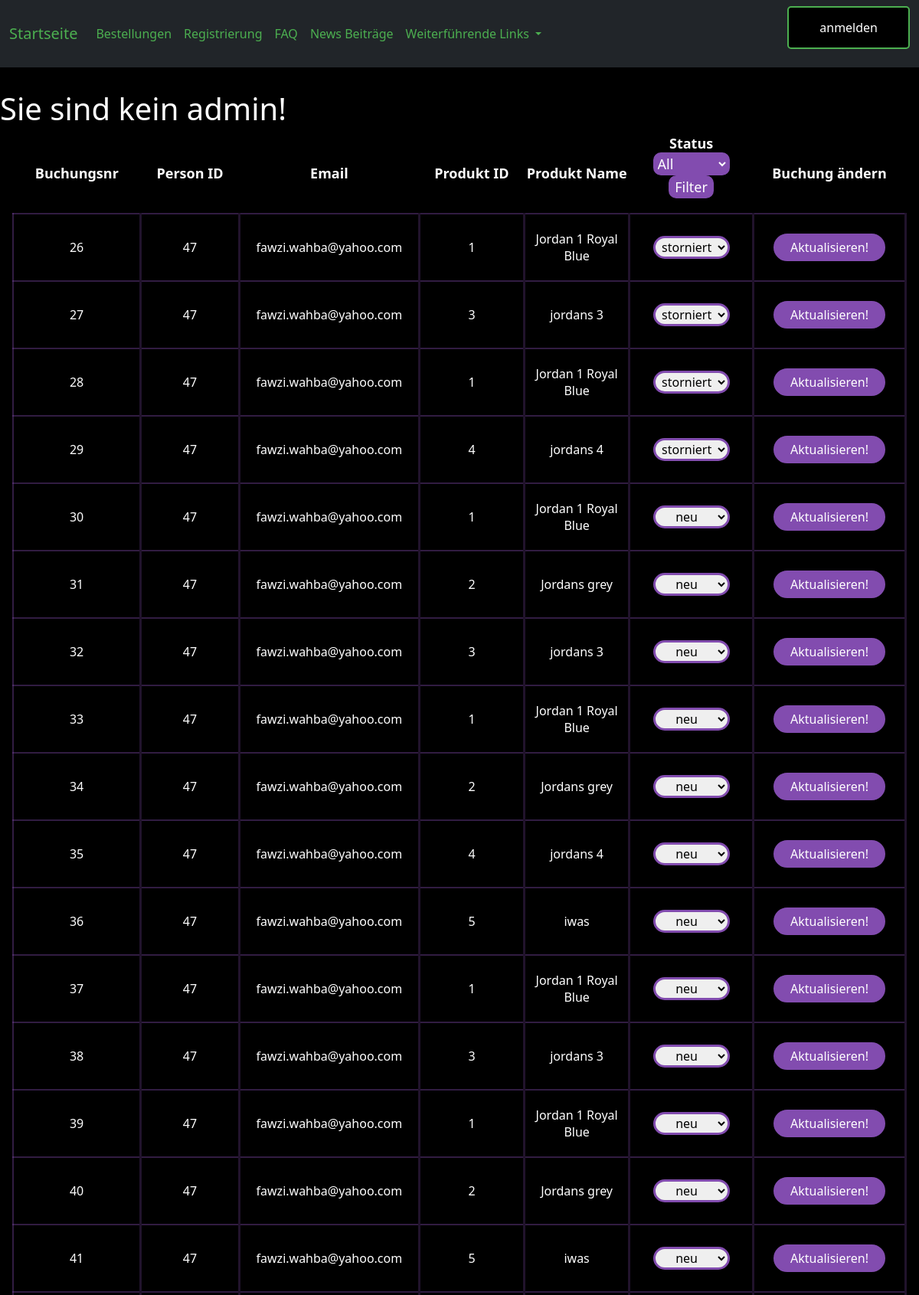
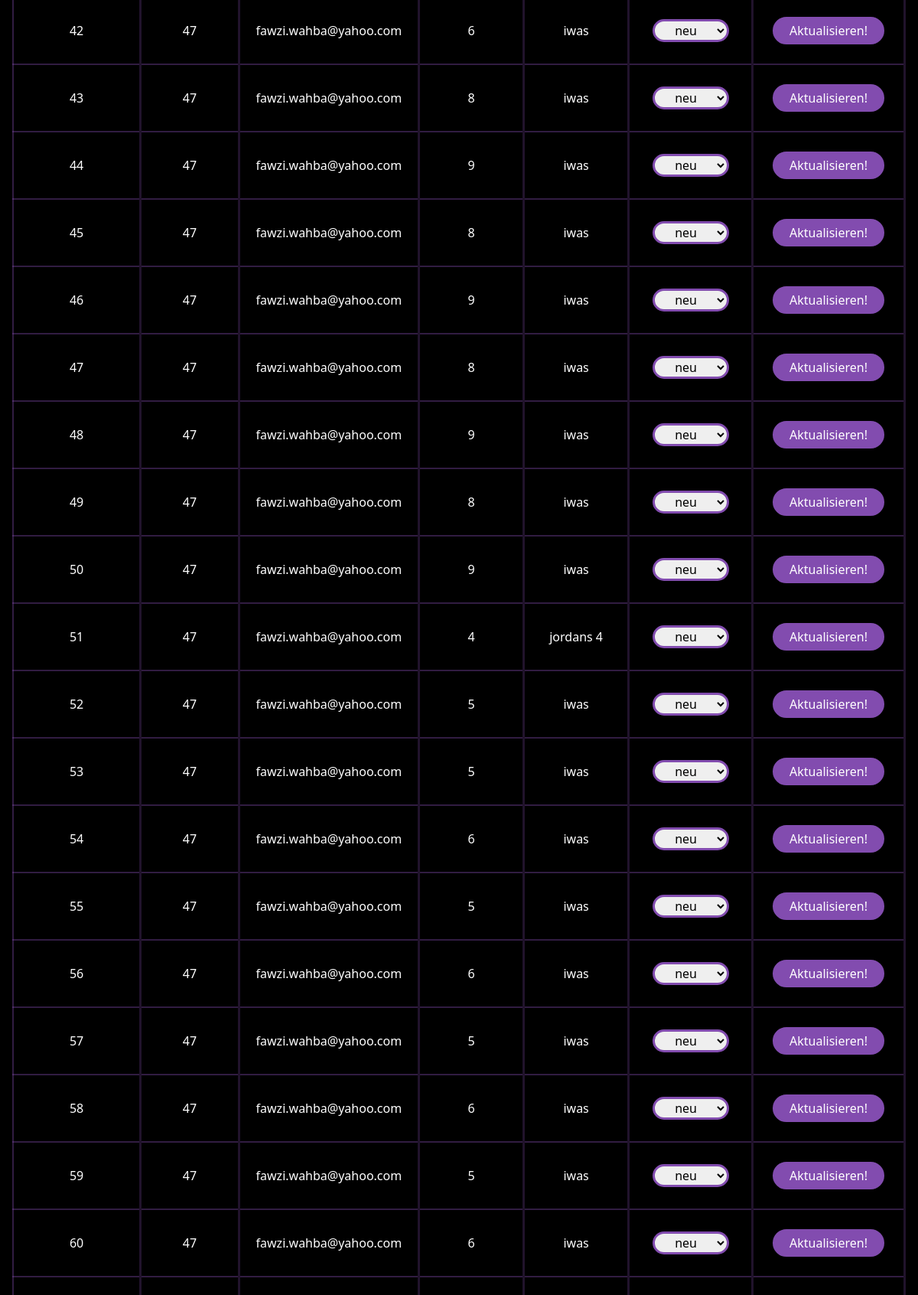
The app's page /admin/show_all_sales.php (upper part) with its own data (2 pictures, top to bottom).
### tables this page shows
CREATE TABLE `verkaufte_produkte` (
  `id` int(11) NOT NULL,
  `usermail` varchar(255) NOT NULL,
  `fk_person_id` int(11) NOT NULL,
  `fk_produkt_id` int(11) NOT NULL,
  `produkt_name` varchar(255) NOT NULL,
  `timestamp` timestamp NOT NULL DEFAULT current_timestamp() ON UPDATE current_timestamp(),
  `status` varchar(255) NOT NULL DEFAULT 'neu',
  `produkt_preis` int(11) NOT NULL
);

### admin/show_all_sales.php (the view, shortened to what this page needs)
<html>
<head>
    <link rel="stylesheet" href="../0design/my_design.css">
    <?php
    include "admin.php";
    ?>
</head>
<body>
<table class="mx-3">
    <tr>
        <th class="th">Buchungsnr</th>
        <th class="th">Person ID</th>
        <th class="th">Email</th>
        <th class="th">Produkt ID</th>
        <th class="th">Produkt Name</th>
        <th class="th">Status
            <form method="post" action="">
                <select name="status_filter" class="dropdown_filter" id="status_filter">
                    <option value="" <?php if(!isset($_POST['status_filter'])) echo 'selected';?>>All</option>
                </select>
                <input type="submit" class="dropdown_submit" value="Filter">
            </form>
        </th>
        <th class="th">Buchung ändern</th>
    </tr>
    <?php
    include_once "../0include/dbaccess.php";
    $sql = "SELECT * FROM verkaufte_produkte";
    $result = mysqli_query($db_obj, $sql);
    if (mysqli_num_rows($result) > 0) {
        while($row = mysqli_fetch_assoc($result)) {
            echo "<tr class='my_tr'>";
            echo "<form method='post' class='my-0 py-0 mx-0 px-0 my_form'>";
            echo "<td class='text-center right_border'>";
            echo"<div class='text-center '>";
            echo  $row["id"] ;
            echo "</div>";
            echo "</td>";
            echo "<td class='text-center right_border'>" . $row["fk_person_id"] . "</td>";
            echo "<td class='text-center right_border'>" . $row["usermail"] . "</td>";
            echo "<td class='text-center right_border'>" . $row["fk_produkt_id"] . "</td>";
            echo "<td class='text-center right_border'>" . $row["produkt_name"] . "</td>";
            echo "<td class='text-center right_border'>";
            echo "<select name='status' id='status' class='input my-4'>";
            echo "<option value='neu' " . ($row["status"] == "neu" ? "selected" : "") . ">neu</option>";
            echo "<option value='storniert' " . ($row["status"] == "storniert" ? "selected" : "") . ">storniert</option>";
            echo "</select>";
            echo "</td>";
            echo "<td class='text-center right_border'>";
            echo "<button type='button' class='button_2 my-4' onclick='change_res_data(this)'>Aktualisieren!</button>";
            echo "</td>";
            echo "</form>";
            echo "</tr>";
        }
    }else {
        echo "</table>";
        echo "<div class='warnung py-3 my-3'>";
        echo "Keine Buchungen gefunden!";
        echo "</div>";
    }
    ?>
</table>
</body>
</html>

### 0design/my_design.css (style rules this page uses)
body { background-color: black; color: white; }
.button_2 { background-color: #824caf; color: white; border: 2px solid #824caf; padding: 14px 40px; border-radius: 5px; transition-duration: 0.25s; }
.input { display: grid; grid-auto-rows: auto; grid-template-columns: 50%; margin-top: 30px; margin-left: 50%; transform: translate(-50%,-50%); text-align: center ; border: 3px #824caf solid ; padding: 14px 10px; width: 200px; outline: none; border-radius: 25px; transition-duration: 0.4s; }

### 0design/login.css (style rules this page uses)
body { background-color: black; color: white; }

### admin/show_all_sales.php (style rules this page uses)
.my_tr { border: 2px solid #824caf60; }
.th { width: 400px; margin-left: 50px; margin-right: 50px; font-size: large; text-align: center; }
.button_2 { margin: 0; margin-bottom: 50px; padding: 5px; padding-left: 20px; padding-right: 20px; border-radius: 50px; }
.right_border { border-right: #824caf40 solid; }
.input { margin-top: 0; margin-bottom: 50px; display: inline-block; padding: 0; width: 100px; margin-left: 0; transform: none; border-color: #824caf; }
.dropdown_filter { outline: none; color: white; border: 2px #824caf solid; background-color: #824caf; border-radius: 10px; }
.dropdown_submit { color: white; border: 2px #824caf solid; background-color: #824caf; border-radius: 10px; }

### records on screen
verkaufte_produkte: id "26", fk_person "47", usermail "fawzi.wahba@yahoo.com", fk_produkt "1", produkt_name "Jordan 1 Royal Blue", status "storniert"
verkaufte_produkte: id "27", fk_person "47", usermail "fawzi.wahba@yahoo.com", fk_produkt "3", produkt_name "jordans 3", status "storniert"
verkaufte_produkte: id "28", fk_person "47", usermail "fawzi.wahba@yahoo.com", fk_produkt "1", produkt_name "Jordan 1 Royal Blue", status "storniert"
verkaufte_produkte: id "29", fk_person "47", usermail "fawzi.wahba@yahoo.com", fk_produkt "4", produkt_name "jordans 4", status "storniert"
verkaufte_produkte: id "30", fk_person "47", usermail "fawzi.wahba@yahoo.com", fk_produkt "1", produkt_name "Jordan 1 Royal Blue", status "neu"
verkaufte_produkte: id "31", fk_person "47", usermail "fawzi.wahba@yahoo.com", fk_produkt "2", produkt_name "Jordans grey", status "neu"
verkaufte_produkte: id "32", fk_person "47", usermail "fawzi.wahba@yahoo.com", fk_produkt "3", produkt_name "jordans 3", status "neu"
verkaufte_produkte: id "33", fk_person "47", usermail "fawzi.wahba@yahoo.com", fk_produkt "1", produkt_name "Jordan 1 Royal Blue", status "neu"
verkaufte_produkte: id "34", fk_person "47", usermail "fawzi.wahba@yahoo.com", fk_produkt "2", produkt_name "Jordans grey", status "neu"
verkaufte_produkte: id "35", fk_person "47", usermail "fawzi.wahba@yahoo.com", fk_produkt "4", produkt_name "jordans 4", status "neu"
verkaufte_produkte: id "36", fk_person "47", usermail "fawzi.wahba@yahoo.com", fk_produkt "5", produkt_name "iwas", status "neu"
verkaufte_produkte: id "37", fk_person "47", usermail "fawzi.wahba@yahoo.com", fk_produkt "1", produkt_name "Jordan 1 Royal Blue", status "neu"
verkaufte_produkte: id "38", fk_person "47", usermail "fawzi.wahba@yahoo.com", fk_produkt "3", produkt_name "jordans 3", status "neu"
verkaufte_produkte: id "39", fk_person "47", usermail "fawzi.wahba@yahoo.com", fk_produkt "1", produkt_name "Jordan 1 Royal Blue", status "neu"
verkaufte_produkte: id "40", fk_person "47", usermail "fawzi.wahba@yahoo.com", fk_produkt "2", produkt_name "Jordans grey", status "neu"
verkaufte_produkte: id "41", fk_person "47", usermail "fawzi.wahba@yahoo.com", fk_produkt "5", produkt_name "iwas", status "neu"
verkaufte_produkte: id "42", fk_person "47", usermail "fawzi.wahba@yahoo.com", fk_produkt "6", produkt_name "iwas", status "neu"
verkaufte_produkte: id "43", fk_person "47", usermail "fawzi.wahba@yahoo.com", fk_produkt "8", produkt_name "iwas", status "neu"
verkaufte_produkte: id "44", fk_person "47", usermail "fawzi.wahba@yahoo.com", fk_produkt "9", produkt_name "iwas", status "neu"
verkaufte_produkte: id "45", fk_person "47", usermail "fawzi.wahba@yahoo.com", fk_produkt "8", produkt_name "iwas", status "neu"
verkaufte_produkte: id "46", fk_person "47", usermail "fawzi.wahba@yahoo.com", fk_produkt "9", produkt_name "iwas", status "neu"
verkaufte_produkte: id "47", fk_person "47", usermail "fawzi.wahba@yahoo.com", fk_produkt "8", produkt_name "iwas", status "neu"
verkaufte_produkte: id "48", fk_person "47", usermail "fawzi.wahba@yahoo.com", fk_produkt "9", produkt_name "iwas", status "neu"
verkaufte_produkte: id "49", fk_person "47", usermail "fawzi.wahba@yahoo.com", fk_produkt "8", produkt_name "iwas", status "neu"
verkaufte_produkte: id "50", fk_person "47", usermail "fawzi.wahba@yahoo.com", fk_produkt "9", produkt_name "iwas", status "neu"
verkaufte_produkte: id "51", fk_person "47", usermail "fawzi.wahba@yahoo.com", fk_produkt "4", produkt_name "jordans 4", status "neu"
verkaufte_produkte: id "52", fk_person "47", usermail "fawzi.wahba@yahoo.com", fk_produkt "5", produkt_name "iwas", status "neu"
verkaufte_produkte: id "53", fk_person "47", usermail "fawzi.wahba@yahoo.com", fk_produkt "5", produkt_name "iwas", status "neu"
verkaufte_produkte: id "54", fk_person "47", usermail "fawzi.wahba@yahoo.com", fk_produkt "6", produkt_name "iwas", status "neu"
verkaufte_produkte: id "55", fk_person "47", usermail "fawzi.wahba@yahoo.com", fk_produkt "5", produkt_name "iwas", status "neu"
verkaufte_produkte: id "56", fk_person "47", usermail "fawzi.wahba@yahoo.com", fk_produkt "6", produkt_name "iwas", status "neu"
verkaufte_produkte: id "57", fk_person "47", usermail "fawzi.wahba@yahoo.com", fk_produkt "5", produkt_name "iwas", status "neu"
verkaufte_produkte: id "58", fk_person "47", usermail "fawzi.wahba@yahoo.com", fk_produkt "6", produkt_name "iwas", status "neu"
verkaufte_produkte: id "59", fk_person "47", usermail "fawzi.wahba@yahoo.com", fk_produkt "5", produkt_name "iwas", status "neu"
verkaufte_produkte: id "60", fk_person "47", usermail "fawzi.wahba@yahoo.com", fk_produkt "6", produkt_name "iwas", status "neu"
